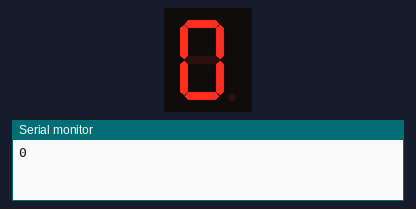
A sketch run on a simulated Arduino Uno, built with avr-gcc and run on an emulated ATmega328P. Parts: 1-digit seven-segment display, the last lines printed to the serial monitor. Wiring (inferred from the names in the program): 1-digit 7-segment display, segments lit when LOW: segments pin 6, pin 7, pin 8, pin 10, pin 9, pin 11, pin 12. The segment pins are drawn as the display they are named for.

Above: at 0.1 s.
At 0.6 s:
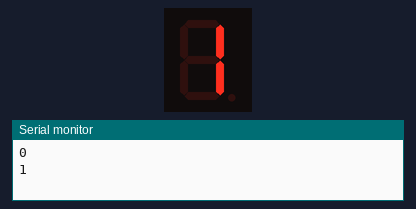
At 1.1 s:
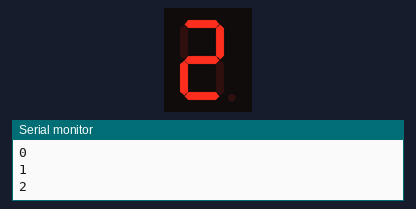
At 2.1 s:
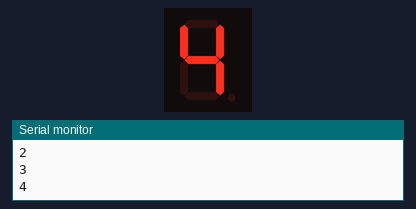
At 3.1 s:
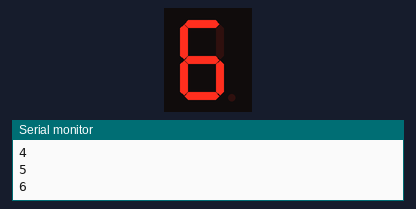
At 4.6 s:
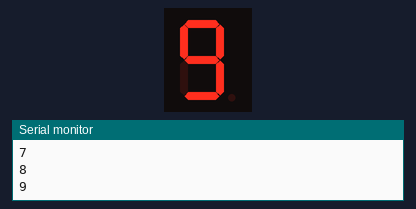

Measured:
- by itself, everything shown: repeats every 5.0 s, in 10 steps
- what the display in image 1 shows lasts 0.5 s, from 0.5 s to 1.0 s

The sketch:

ass3-v1.ino
```cpp
int number;
int bitPattern[10] = {B0111111,B0000110,B1011011,B1010111,B1100110,B1110101,B1111101,B0000111,B1111111,B1110111};   // must reverse pattern -> g f e d ...
const byte numPins = 7;
const int segmentPins[7] = {6, 7, 8, 9, 10, 11, 12};    // a b c d ...
void setup () {
  Serial.begin(9600);
  for (int i = 0; i < numPins; i++)
    pinMode(segmentPins[i], OUTPUT);

}
void loop () {
    boolean isBitSet;

  for(int n = 0; n < 10; n++){
    for (int segment = 0; segment < 8; segment++){
      isBitSet = bitRead(bitPattern[n], segment);
      digitalWrite(segmentPins[segment], !isBitSet);
    }
    Serial.println(n);
    delay(500);
  }

}
```
